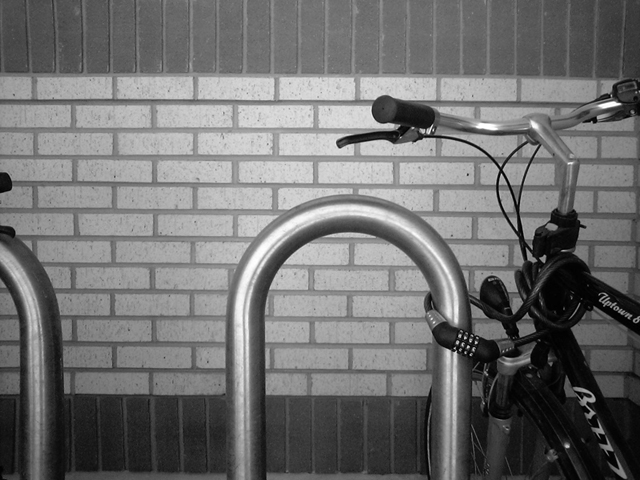
#> input picture edges/f.jpg, 640 x 480 px
$ python pfom.py   (older library calls are emulated)
#> lines starting #> are read from the running program, lines starting #| are printed output that depends on the picture
import numpy as np
from scipy.ndimage import distance_transform_edt
import time
import cv2

start_time = time.time()
img = cv2.imread('f.jpg',0)
#> img is the input picture: shape (480, 640); min 0, max 255, mean 112.2

#Canny
canny = cv2.Canny(img,100,200)
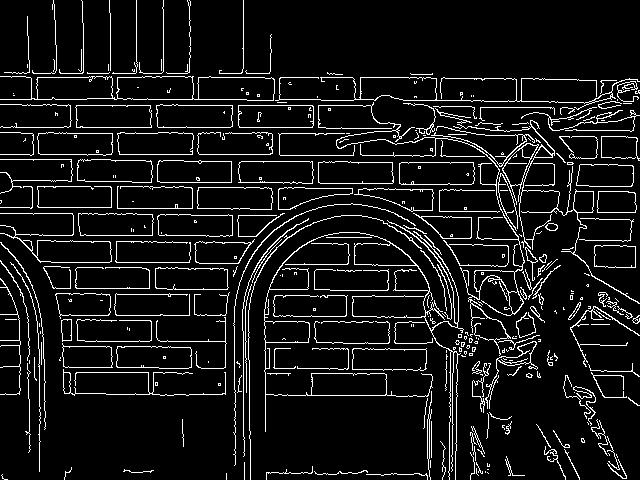
#> canny: shape (480, 640); 8.4% white in thin lines or dots
print("Canny: --- %s seconds ---" % (time.time() - start_time))

#Sobel
sobelx = cv2.Sobel(img,cv2.CV_8U,1,0,ksize=3)
sobely = cv2.Sobel(img,cv2.CV_8U,0,1,ksize=3)
sobel=sobelx+sobely
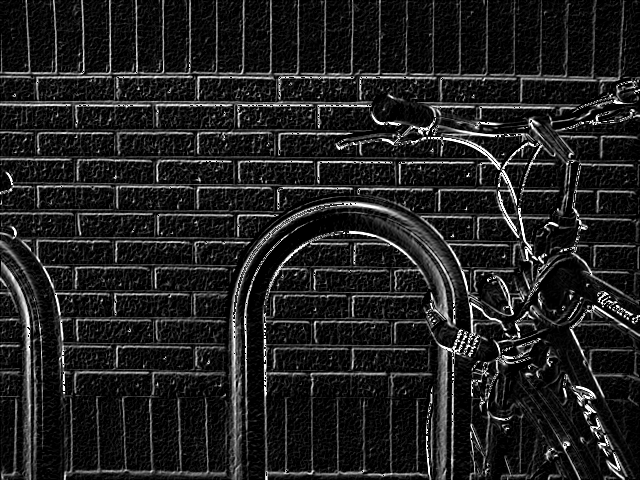
#> sobel: shape (480, 640); min 0, max 255, mean 32.5
print("Sobel: --- %s seconds ---" % (time.time() - start_time))

scharrx = cv2.Scharr(img,cv2.CV_8U,1,0)
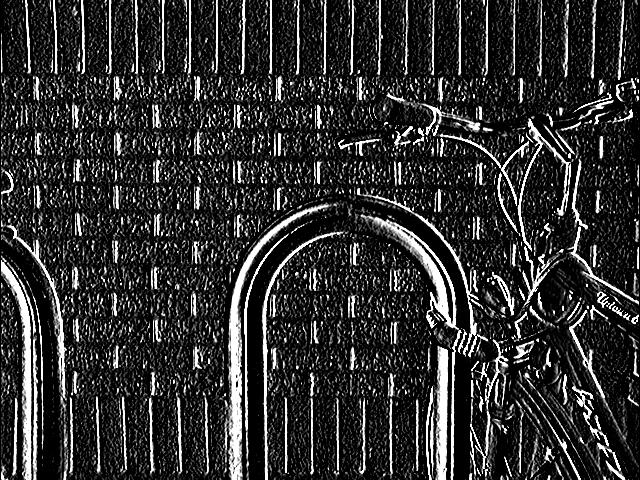
#> scharrx: shape (480, 640); min 0, max 255, mean 48
scharry = cv2.Scharr(img,cv2.CV_8U,0,1)
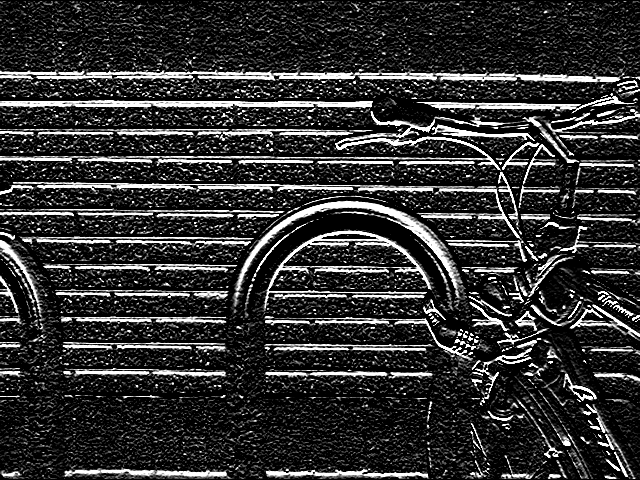
#> scharry: shape (480, 640); min 0, max 255, mean 50
scharr=scharrx+scharry
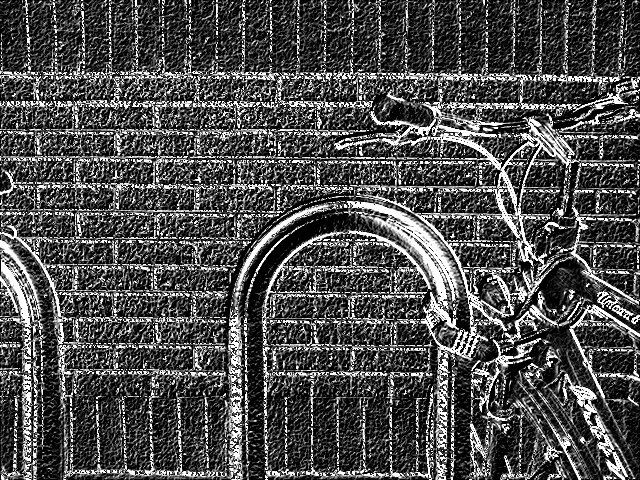
#> scharr: shape (480, 640); min 0, max 255, mean 76.9
print("Scharr: --- %s seconds ---" % (time.time() - start_time))

laplacian = cv2.Laplacian(img,cv2.CV_8U)
print("Laplacian: --- %s seconds ---" % (time.time() - start_time))

img_gaussian = cv2.GaussianBlur(img,(3,3),0)
kernelx = np.array([[1,1,1],[0,0,0],[-1,-1,-1]])
kernely = np.array([[-1,0,1],[-1,0,1],[-1,0,1]])
prewittx = cv2.filter2D(img_gaussian, -1, kernelx)
prewitty = cv2.filter2D(img_gaussian, -1, kernely)
prewitt=prewittx+prewitty
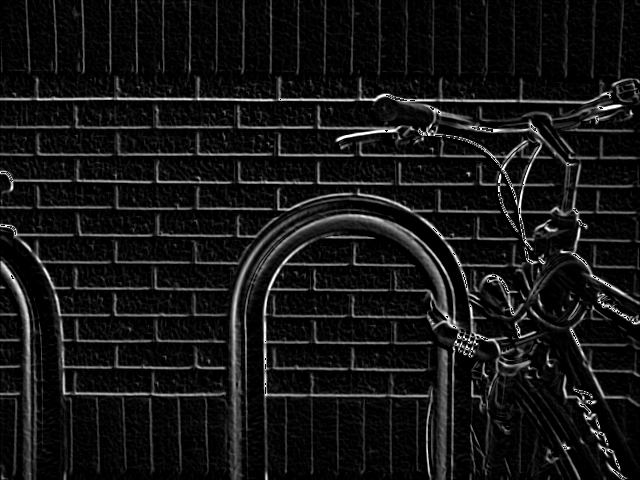
#> prewitt: shape (480, 640); min 0, max 255, mean 21.1
print("Prewitt: --- %s seconds ---" % (time.time() - start_time))

robert= cv2.imread('fo.jpg',0)

DEFAULT_ALPHA = 1.0 / 9

def fom(img, img_gold_std, alpha = DEFAULT_ALPHA):
    """
    Computes Pratt's Figure of Merit for the given image img, using a gold
    standard image as source of the ideal edge pixels.
    """
#> called with alpha = 0.111

    # To avoid oversmoothing, we apply canny edge detection with very low
    # standard deviation of the Gaussian kernel (sigma = 0.1).
    edges_img = cv2.Canny(img,20,50)
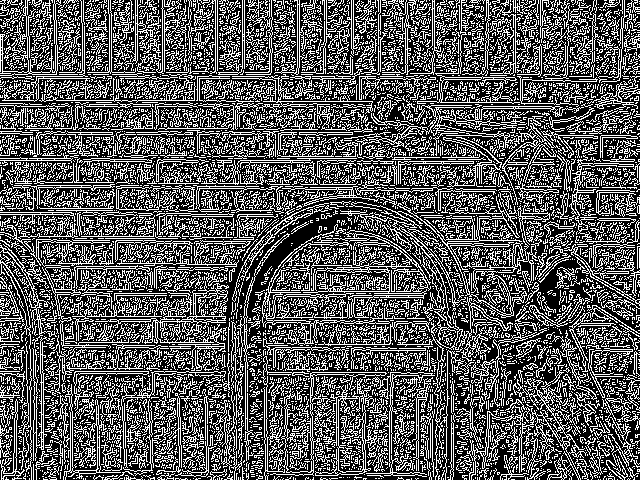
#> edges_img: shape (480, 640); 35% white in thin lines or dots
    edges_gold = cv2.Canny(img_gold_std,20,50)

    # Compute the distance transform for the gold standard image.
#> (the run stopped early here; a loop or call above may not have finished)
